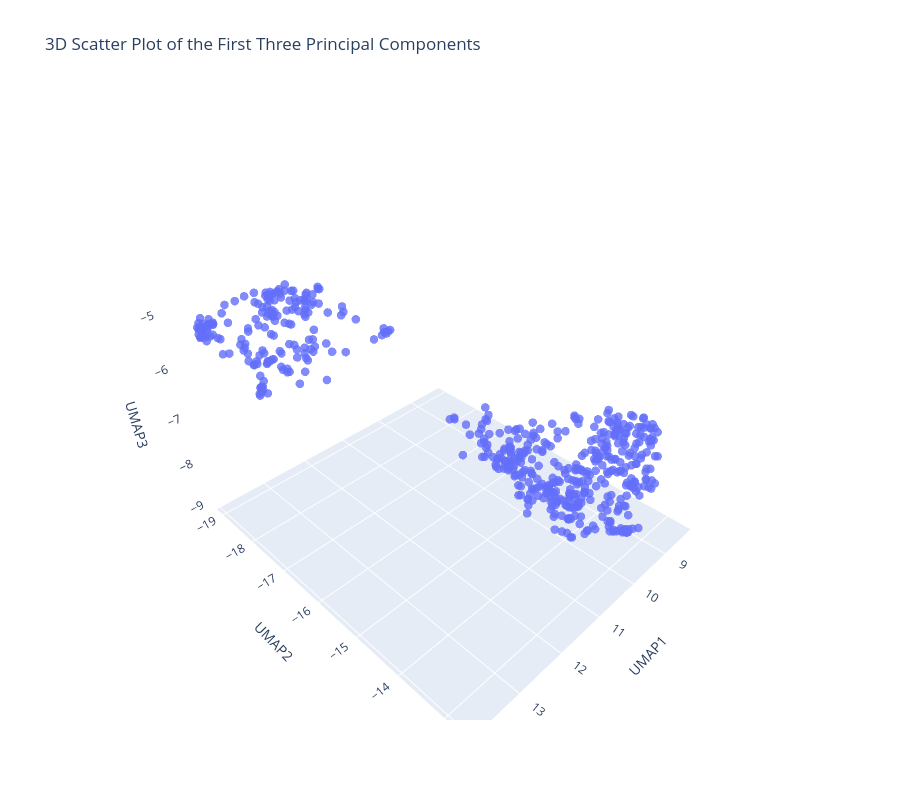

Notebook code for this chart:
### Code cell
fig = go.Figure(data=[go.Scatter3d(
    x=data['UMAP1'],  # First principal component
    y=data['UMAP2'],  # Second principal component
    z=data['UMAP3'],  # Third principal component
    mode='markers',
    marker=dict(
        size=5,
        colorscale='Viridis',  # Color scale
        opacity=0.8
    )
)])

# Update the layout of the figure
fig.update_layout(
    title="3D Scatter Plot of the First Three Principal Components",
    scene=dict(
        xaxis=dict(title='UMAP1',showbackground=False),
        yaxis=dict(title='UMAP2',showbackground=False),
        zaxis=dict(title='UMAP3',showbackground=True)
    ),
    width=900,
    height=800
)

fig.show()

### Figure 1 — Plotly figure (JSON) as saved in the notebook; plotly's stock layout.template omitted (floating-point values rounded to 4 significant figures; data arrays with more than 128 entries replaced by an {"elided": "..."} marker saying what was removed)
{"data": [{"marker": {"colorscale": [[0, "#440154"], [0.1111, "#482878"], [0.2222, "#3e4989"], [0.3333, "#31688e"], [0.4444, "#26828e"], [0.5556, "#1f9e89"], [0.6667, "#35b779"], [0.7778, "#6ece58"], [0.8889, "#b5de2b"], [1, "#fde725"]], "opacity": 0.8, "size": 5}, "mode": "markers", "type": "scatter3d", "x": {"elided": "558 float values"}, "y": {"elided": "558 float values"}, "z": {"elided": "558 float values"}}], "layout": {"height": 800, "scene": {"xaxis": {"showbackground": false, "title": {"text": "UMAP1"}}, "yaxis": {"showbackground": false, "title": {"text": "UMAP2"}}, "zaxis": {"showbackground": true, "title": {"text": "UMAP3"}}}, "title": {"text": "3D Scatter Plot of the First Three Principal Components"}, "width": 900}}
